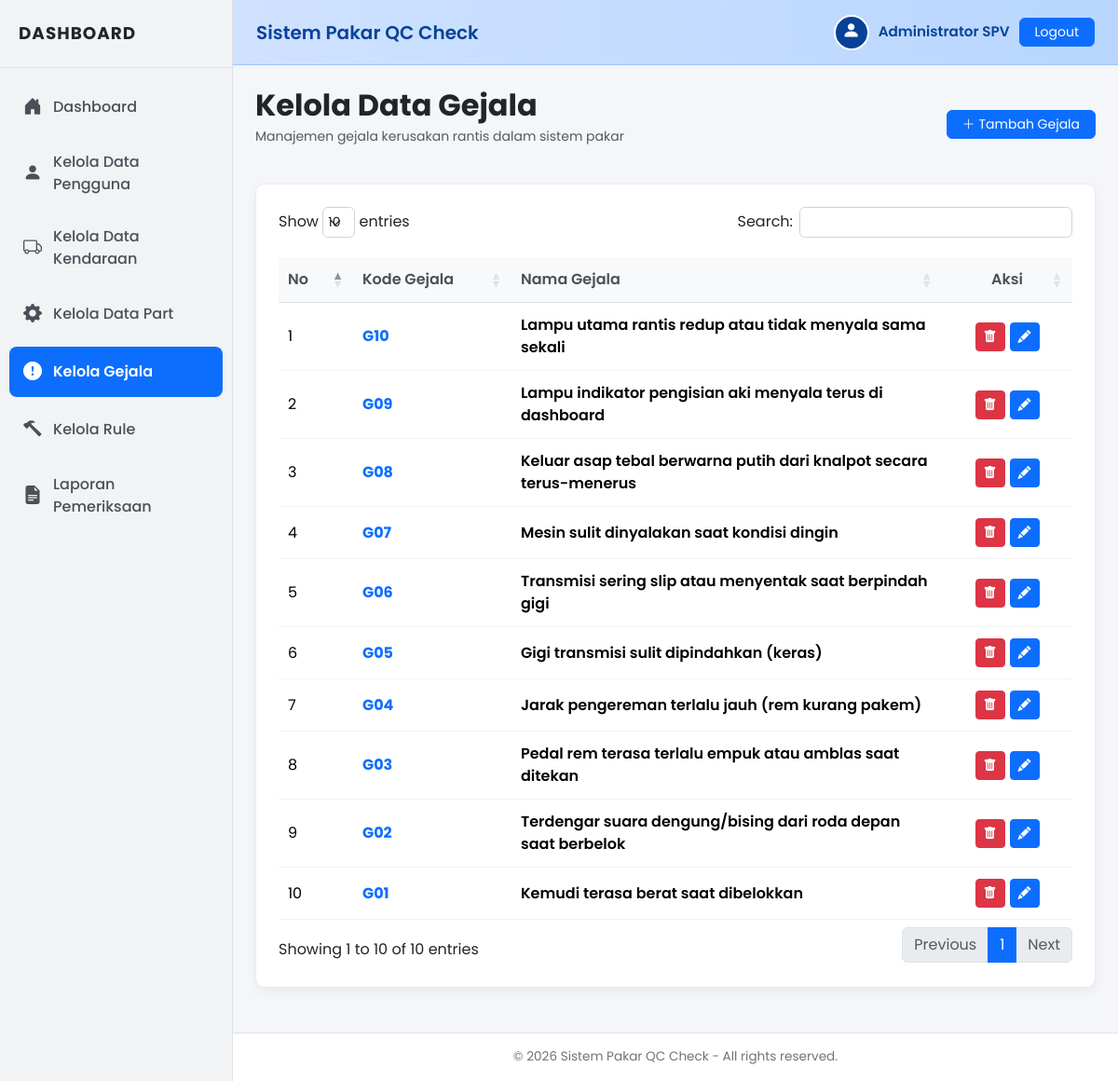
The page /gejala/index.php (signed in) on the database its author committed.
### tables this page shows
CREATE TABLE `gejala` (
  `id_gejala` int(11) NOT NULL AUTO_INCREMENT,
  `kode_gejala` varchar(10) NOT NULL,
  `nama_gejala` text NOT NULL,
  PRIMARY KEY (`id_gejala`),
  UNIQUE KEY `kode_gejala` (`kode_gejala`)
);

### gejala/index.php (the view, shortened to what this page needs)
<?php
include "../koneksi.php";
include "../templates/header.php";
$query_gejala = mysqli_query($conn, "SELECT * FROM gejala ORDER BY id_gejala DESC");
?>
<div class="row mb-4">
    <div class="col-md-12 d-flex justify-content-between align-items-center">
        <div>
            <h2 class="fw-bold mb-1">Kelola Data Gejala</h2>
            <p class="text-muted small">Manajemen gejala kerusakan rantis dalam sistem pakar</p>
        </div>
        <a href="tambah.php" class="btn btn-primary btn-sm px-3 rounded d-flex align-items-center gap-1">
            <i class="bi bi-plus-lg"></i> Tambah Gejala
        </a>
    </div>
</div>
<div class="panel-container">
    <div class="table-responsive">
        <table class="datatable table table-hover align-middle table-borderless w-100">
            <thead>
                <tr>
                    <th width="60px">No</th>
                    <th width="150px">Kode Gejala</th>
                    <th>Nama Gejala</th>
                    <th width="120px" class="text-center">Aksi</th>
                </tr>
            </thead>
            <tbody>
                <?php
                $no = 1;
                if (mysqli_num_rows($query_gejala) > 0) {
                    while ($gj = mysqli_fetch_assoc($query_gejala)) {
                        ?>
                        <tr>
                            <td><?php echo $no++; ?></td>
                            <td class="fw-bold text-primary"><?php echo htmlspecialchars($gj['kode_gejala']); ?></td>
                            <td class="fw-semibold"><?php echo htmlspecialchars($gj['nama_gejala']); ?></td>
                            <td>
                                <div class="btn-action-group">
                                    <a href="hapus.php?id=<?php echo $gj['id_gejala']; ?>" class="btn btn-danger btn-sm p-1 px-2" onclick="return confirm('Apakah Anda yakin ingin menghapus gejala ini? Semua rule terkait akan ikut terhapus.');" title="Hapus">
                                        <i class="bi bi-trash-fill"></i>
                                    </a>
                                    <a href="edit.php?id=<?php echo $gj['id_gejala']; ?>" class="btn btn-primary btn-sm p-1 px-2" title="Edit">
                                        <i class="bi bi-pencil-fill"></i>
                                    </a>
                                </div>
                            </td>
                        </tr>
                        <?php
                    }
                }
                ?>
            </tbody>
        </table>
    </div>
</div>
<?php
include "../templates/footer.php";
?>

### templates/header.php (shortened to what this page needs)
<?php
$current_dir = basename(dirname($_SERVER['PHP_SELF']));
$current_file = basename($_SERVER['PHP_SELF']);
$base_url = "../";
?>
<!DOCTYPE html>
<html lang="id">
<head>
    <link href="https://cdn.jsdelivr.net/npm/bootstrap@5.3.2/dist/css/bootstrap.min.css" rel="stylesheet">
    <link rel="stylesheet" href="https://cdn.jsdelivr.net/npm/bootstrap-icons@1.11.3/font/bootstrap-icons.min.css">
    <link rel="stylesheet" href="https://cdn.datatables.net/1.13.7/css/dataTables.bootstrap5.min.css">
</head>
<body>
    <div id="sidebar">
        <div class="sidebar-header">
            DASHBOARD
        </div>
        <ul class="sidebar-menu">
            <li>
                <a href="<?php echo $base_url; ?>dashboard/index.php" class="<?php echo ($current_dir == 'dashboard') ? 'active' : ''; ?>">
                    <i class="bi bi-house-door-fill"></i>
                    <span>Dashboard</span>
                </a>
            </li>
            <?php if ($_SESSION['role'] == 'admin'): ?>
                <li>
                    <a href="<?php echo $base_url; ?>users/index.php" class="<?php echo ($current_dir == 'users') ? 'active' : ''; ?>">
                        <i class="bi bi-person-fill"></i>
                        <span>Kelola Data Pengguna</span>
                    </a>
                </li>
                <li>
                    <a href="<?php echo $base_url; ?>kendaraan/index.php" class="<?php echo ($current_dir == 'kendaraan') ? 'active' : ''; ?>">
                        <i class="bi bi-truck"></i>
                        <span>Kelola Data Kendaraan</span>
                    </a>
                </li>
                <li>
                    <a href="<?php echo $base_url; ?>part/index.php" class="<?php echo ($current_dir == 'part') ? 'active' : ''; ?>">
                        <i class="bi bi-gear-fill"></i>
                        <span>Kelola Data Part</span>
                    </a>
                </li>
                <li>
                    <a href="<?php echo $base_url; ?>gejala/index.php" class="<?php echo ($current_dir == 'gejala') ? 'active' : ''; ?>">
                        <i class="bi bi-exclamation-circle-fill"></i>
                        <span>Kelola Gejala</span>
                    </a>
                </li>
                <li>
                    <a href="<?php echo $base_url; ?>rules/index.php" class="<?php echo ($current_dir == 'rules') ? 'active' : ''; ?>">
                        <i class="bi bi-hammer"></i>
                        <span>Kelola Rule</span>
                    </a>
                </li>
                <li>
                    <a href="<?php echo $base_url; ?>pemeriksaan/laporan.php" class="<?php echo ($current_dir == 'pemeriksaan' && $current_file == 'laporan.php') ? 'active' : ''; ?>">
                        <i class="bi bi-file-earmark-text-fill"></i>
                        <span>Laporan Pemeriksaan</span>
                    </a>
                </li>
            <?php endif; ?>
        </ul>
    </div>
    <div id="content">
        <nav class="navbar-custom">
            <div class="navbar-brand-title">
                Sistem Pakar QC Check
            </div>
            <div class="user-profile">
                <div class="user-avatar">
                    <i class="bi bi-person-fill"></i>
                </div>
                <span class="user-name d-none d-md-inline"><?php echo isset($_SESSION['nama']) ? htmlspecialchars($_SESSION['nama']) : 'User'; ?></span>
                <a href="<?php echo $base_url; ?>logout.php" class="btn btn-primary btn-sm px-3 rounded">
                    Logout
                </a>
            </div>
        </nav>
        <div class="container-fluid p-4">

### templates/footer.php (shortened to what this page needs)
        </div>
        <footer>
            <div class="container-fluid">
                <span>&copy; <?php echo date('Y'); ?> Sistem Pakar QC Check - All rights reserved.</span>
            </div>
        </footer>
    </div>
</body>
</html>

### templates/header.php (style rules this page uses)
body { font-family: 'Poppins', sans-serif; background-color: #f4f6f9; overflow-x: hidden; display: flex; min-height: 100vh; }
#sidebar { width: 250px; background-color: #f1f3f5; border-right: 1px solid #dee2e6; position: fixed; left: 0; top: 0; bottom: 0; z-index: 100; display: flex; flex-direction: column; }
.sidebar-header { padding: 22px 20px; font-weight: 700; font-size: 1.15rem; letter-spacing: 1px; color: #212529; border-bottom: 1px solid #dee2e6; }
.sidebar-menu { list-style: none; padding: 15px 10px; margin: 0; flex-grow: 1; }
.sidebar-menu li { margin-bottom: 8px; }
.sidebar-menu a { display: flex; align-items: center; padding: 12px 15px; color: #495057; text-decoration: none; border-radius: 8px; font-weight: 500; transition: all 0.2s; }
.sidebar-menu a i { font-size: 1.25rem; margin-right: 12px; }
.sidebar-menu a.active { background-color: #0d6efd; color: #fff; font-weight: 600; }
#content { margin-left: 250px; flex-grow: 1; min-height: 100vh; display: flex; flex-direction: column; }
.navbar-custom { height: 70px; background: linear-gradient(90deg, #cfe2ff 0%, #b8d6fe 100%); border-bottom: 1px solid #9ec5fe; padding: 0 25px; display: flex; align-items: center; justify-content: space-between; }
.navbar-brand-title { font-weight: 600; color: #084298; margin: 0; font-size: 1.25rem; }
.user-profile { display: flex; align-items: center; gap: 10px; }
.user-avatar { width: 38px; height: 38px; border-radius: 50%; background-color: #084298; color: #fff; display: flex; align-items: center; justify-content: center; font-weight: 600; font-size: 1.2rem; border: 2px solid #fff; }
.user-name { font-weight: 600; color: #084298; font-size: 0.95rem; }
.panel-container { background-color: #fff; border-radius: 10px; box-shadow: 0 4px 12px rgba(0,0,0,0.05); padding: 24px; border: 1px solid #e9ecef; margin-bottom: 24px; }
table.dataTable { border-collapse: collapse !important; }
table.dataTable thead th { background-color: #f8f9fa !important; border-bottom: 1px solid #dee2e6 !important; font-weight: 600; color: #495057; padding: 12px 10px !important; }
table.dataTable tbody td { border-bottom: 1px solid #f1f3f5 !important; padding: 12px 10px !important; }
footer { background-color: #fff; border-top: 1px solid #dee2e6; padding: 15px 0; text-align: center; font-size: 0.85rem; color: #6c757d; margin-top: auto; }
.btn-action-group { display: flex; gap: 5px; justify-content: center; }

### rows shown on the page
gejala: kode_gejala "G10", nama_gejala "Lampu utama rantis redup atau tidak menyala sama sekali"
gejala: kode_gejala "G09", nama_gejala "Lampu indikator pengisian aki menyala terus di dashboard"
gejala: kode_gejala "G08", nama_gejala "Keluar asap tebal berwarna putih dari knalpot secara terus-menerus"
gejala: kode_gejala "G07", nama_gejala "Mesin sulit dinyalakan saat kondisi dingin"
gejala: kode_gejala "G06", nama_gejala "Transmisi sering slip atau menyentak saat berpindah gigi"
gejala: kode_gejala "G05", nama_gejala "Gigi transmisi sulit dipindahkan (keras)"
gejala: kode_gejala "G04", nama_gejala "Jarak pengereman terlalu jauh (rem kurang pakem)"
gejala: kode_gejala "G03", nama_gejala "Pedal rem terasa terlalu empuk atau amblas saat ditekan"
gejala: kode_gejala "G02", nama_gejala "Terdengar suara dengung/bising dari roda depan saat berbelok"
gejala: kode_gejala "G01", nama_gejala "Kemudi terasa berat saat dibelokkan"

### other values the page prints
$_SESSION['nama'] "Administrator SPV"
